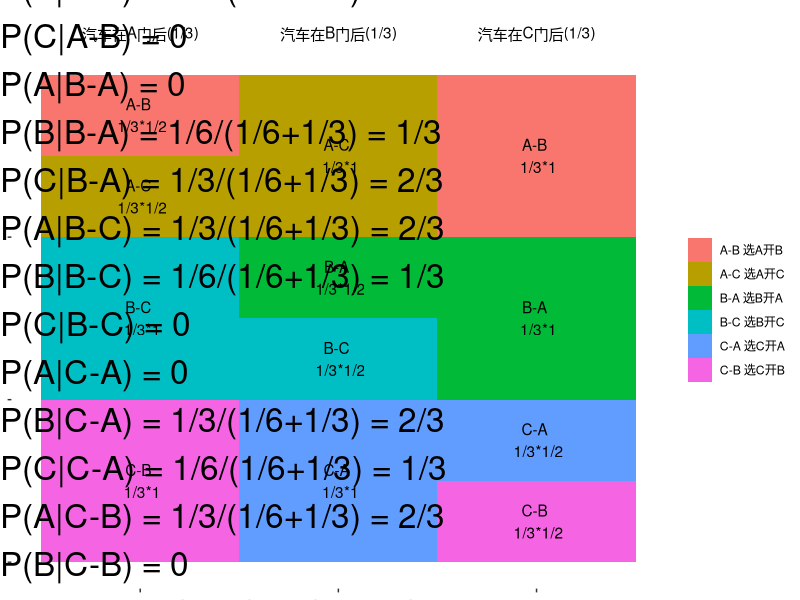

Reproduce this figure in R.
## ---- chunk 1
knitr::opts_chunk$set(echo = TRUE)
## ---- chunk 2
library(ggplot2)
library(grid)
## ---- chunk 3
data <- data.frame(x = c(rep(1:3, each = 4)), 
                         y = c(1, 3, 4.5, 5.5, 1, 2.5, 3.5, 5, 0.5, 1.5, 3, 5), 
                   width = c(rep(1, 12)),
                   heigh = c(2, 2, 1, 1, 2, 1, 1, 2, 1, 1, 2, 2),
                         label = c("C-B", "B-C", "A-C", "A-B", "C-A", "B-C",
                                   "B-A", "A-C", "C-B", "C-A", "B-A", "A-B"),
                   prob = c("1/3*1", "1/3*1", "1/3*1/2", "1/3*1/2",
                            "1/3*1", "1/3*1/2", "1/3*1/2", "1/3*1",
                            "1/3*1/2", "1/3*1/2", "1/3*1", "1/3*1"))
## ---- chunk 4
ggplot(data, aes(x = x, y = y)) +
  geom_tile(aes(width = width, height = heigh, fill = label)) +
  geom_text(aes(label = paste(label, "\n", prob))) +
  #ylim(-4, 7) +
  annotate("text", x=1:3, y = 6.5, 
           label = c("汽车在A门后(1/3)", "汽车在B门后(1/3)", "汽车在C门后(1/3)")) +
  scale_fill_discrete(name = "", label = c("A-B 选A开B", "A-C 选A开C", "B-A 选B开A",
                         "B-C 选B开C", "C-A 选C开A", "C-B 选C开B")) +
  theme_bw() +
  theme(panel.grid.major = element_blank(), 
        panel.grid.minor = element_blank(),
        panel.border = element_blank(),
        axis.title = element_blank(),
        axis.text = element_blank())



## ---- chunk 5
grid.text("P(A|A-B) = 1/6/(1/6+1/3) = 1/3\nP(B|A-B) = 0\nP(C|A-B) = 1/3/(1/6+1/3) = 2/3\nP(A|A-C) = 1/6/(1/6+1/3) = 1/3\nP(B|A-C) = 1/3/(1/6+1/3) = 2/3\nP(C|A-B) = 0\nP(A|B-A) = 0\nP(B|B-A) = 1/6/(1/6+1/3) = 1/3\nP(C|B-A) = 1/3/(1/6+1/3) = 2/3\nP(A|B-C) = 1/3/(1/6+1/3) = 2/3\nP(B|B-C) = 1/6/(1/6+1/3) = 1/3\nP(C|B-C) = 0\nP(A|C-A) = 0\nP(B|C-A) = 1/3/(1/6+1/3) = 2/3\nP(C|C-A) = 1/6/(1/6+1/3) = 1/3\nP(A|C-B) = 1/3/(1/6+1/3) = 2/3\nP(B|C-B) = 0\nP(C|C-B) = 1/6/(1/6+1/3) = 1/3\n在主持人打开其中的一扇门之前，选中汽车\n的概率为1/3，选A开B后汽车在A门后的概率\n仍为1/3，汽车在C门后的概率增加至2/3，所以\n若更换最初的选择可以提高选中汽车的概率", x = 0, hjust = 0, gp = gpar(cex=2))
